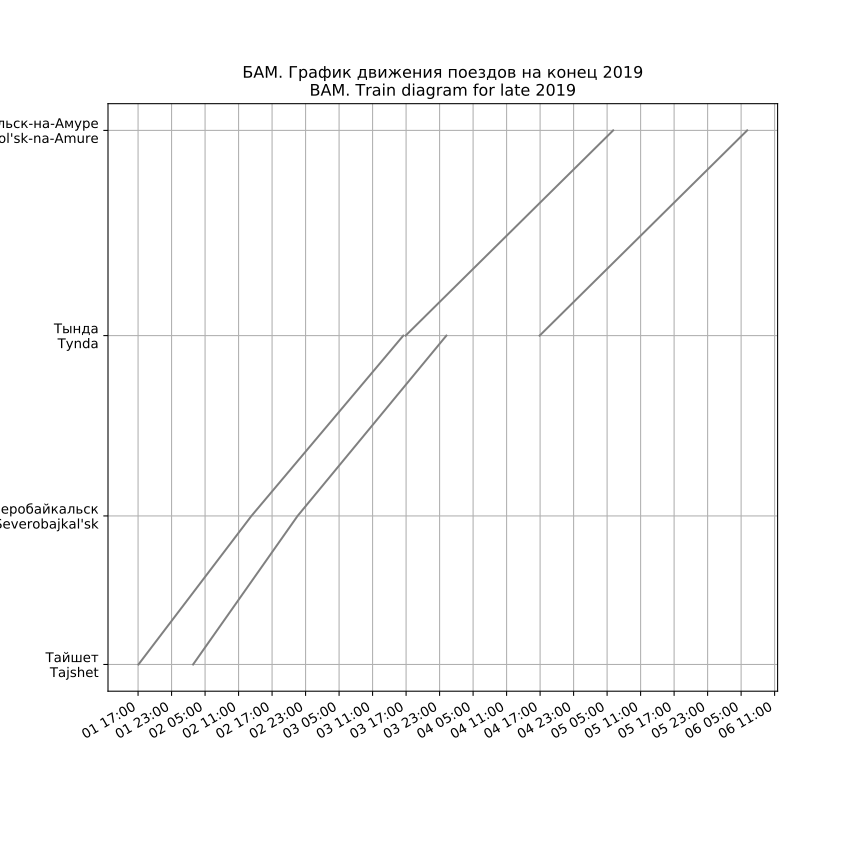

Write the Python code that produced this figure.
#!/usr/bin/python3
# -*- coding: utf-8 -*-

import numpy as np
import matplotlib.pyplot as plt
import matplotlib
import matplotlib.dates as mdates
import dateutil
from matplotlib.ticker import (MultipleLocator, FormatStrFormatter,
                               AutoMinorLocator)
                               
import datetime

from transliterate import translit, get_available_language_codes

# data sample
traintimes=dict()
stationcalls=dict()


traintimes['097']=list()
stationcalls['097']=list()
traintimes['087']=list()
stationcalls['087']=list()
traintimes['376']=list()
stationcalls['376']=list()
traintimes['348']=list()
stationcalls['348']=list()
traintimes['092']=list()
stationcalls['092']=list()

traintimes['364']=list()
stationcalls['364']=list()
traintimes['364-2']=list()
stationcalls['364-2']=list()

traintimes['097'].append('2018-06-01 20:51')
stationcalls['097'].append(0)

traintimes['376'].append('2018-06-01 11:04')
stationcalls['376'].append(0)

traintimes['348'].append('2018-06-01 03:40')
stationcalls['348'].append(0)

traintimes['092'].append('2018-06-01 12:56')
stationcalls['092'].append(0)






#traintimes['097'].append('2018-06-02 09:17')
#stationcalls['097'].append(717)

traintimes['097'].append('2018-06-02 15:34')
stationcalls['097'].append(1057)

traintimes['376'].append('2018-06-02 07:18')
stationcalls['376'].append(1057)

traintimes['348'].append('2018-06-02 04:48')
stationcalls['348'].append(1057)

traintimes['092'].append('2018-06-02 08:50')
stationcalls['092'].append(1057)


traintimes['097'].append('2018-06-03 18:13')
stationcalls['097'].append(2340)

traintimes['376'].append('2018-06-03 10:30')
stationcalls['376'].append(2340)





traintimes['364'].append('2018-06-03 10:55')
stationcalls['364'].append(2340)
traintimes['364-2'].append('2018-06-04 10:55')
stationcalls['364-2'].append(2340)

traintimes['364'].append('2018-06-05 00:05')
stationcalls['364'].append(3800)
traintimes['364-2'].append('2018-06-06 00:05')
stationcalls['364-2'].append(3800)

stations=dict()
stations[0]=u"Тайшет"
#stations[717]=u'Лена'
stations[1057]=u'Северобайкальск'
stations[2340]=u'Тында'
#stations[3290]=u'Новый Ургал'
stations[3800]=u'Комсомольск-на-Амуре'
stations[4310]=u'Советская Гавань'

title=u"БАМ. График движения поездов на конец 2019\n"
title = title+"BAM. Train diagram for late 2019"

#TIMEZONE is MSK+6
time_add = datetime.timedelta(hours=6)

# end of data

def convert_dates(times_list):
    n = list()
    for i in times_list:
        #temp_dt = matplotlib.dates.datestr2num(i)
        temp_dt = datetime.datetime.strptime(i, '%Y-%m-%d %H:%M') + time_add
        n.append(temp_dt)
        print(i)
        print(temp_dt)

    return(n)

for k in traintimes:
    temp_dict=dict()
    temp_dict=convert_dates(traintimes[k])
    traintimes[k] = temp_dict
   
fig, ax = plt.subplots(figsize=(9,9))


# styling
train_line_style='g-'
hours = mdates.HourLocator(interval=6) 
hours_fmt = mdates.DateFormatter('%d %H:%M')  
plt.title(title)

#transliterate station names
#may be replaced to load dataset with official latin names
for id in stations:
    stations[id] = stations[id]+"\n"+translit(stations[id], 'ru',reversed=True)



# end styling

# station labels generate
station_names=list()
station_pks=list()
for elem in sorted(stations.items()) :
    print(elem[0] , " ::" , elem[1] )
    station_names.append(elem[1])
    station_pks.append(elem[0])
    

plt.yticks(station_pks)
ax.set_yticklabels(station_names)

for trainnumber in traintimes:
    print(trainnumber)
    ax.plot(traintimes[trainnumber],stationcalls[trainnumber],train_line_style,label=trainnumber, color = 'gray', antialiased=False)
    #ax.set_ylabel(r'stations')
    ax.xaxis.set_major_locator(hours)
    ax.xaxis.set_major_formatter(hours_fmt)

    plt.gcf().autofmt_xdate()
    ax.grid(True)



    
#plt.legend(title='Trains:')
plt.savefig("train diagram BAM 2019.svg")
plt.show()

